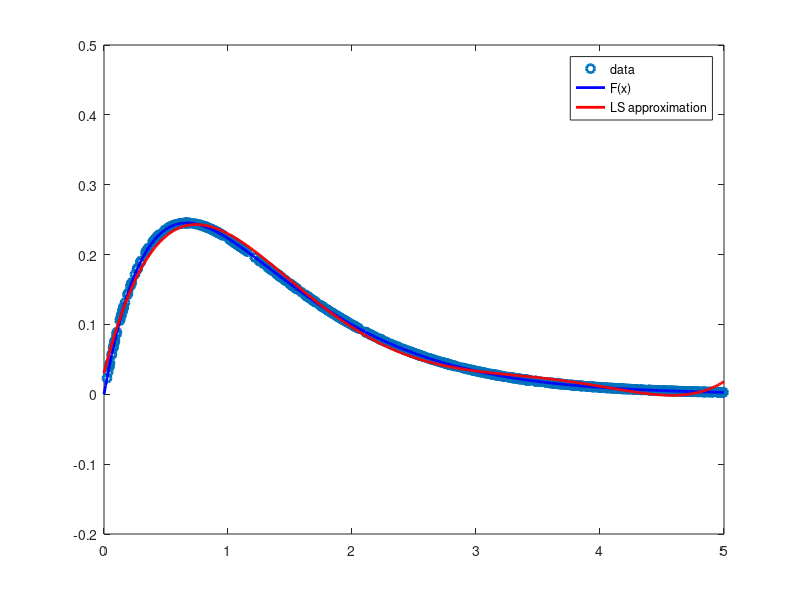

MATLAB code for this plot:
% % Script to explore least squares fitting %% Modify as needed.%% Created for UCLA Math 151B Winter 2019 %% Version 2/28/2019%%%%%%%%%%%%%%%%%%%%%%%%%%%%%%%%%%%%%%%%%%%%%%%%%%%%%%%%%%%%%%%%%%%%                    Input parameters %%%%%%%%%%%%%%%%%%%%%%%%%%%%%%%%%%%%%%%%%%%%%%%%%%%%%%%%%%%%%%%%%%%format long%format long em          = 600;           % Number of data pointsmStar      = 400;          % Number of equispaced data points to evaluate fitpolyDegree = 5;            % Maximal poly degree used for fit.                            % polyDegree must be less than 14%%%%%%%%%%%%%%%%%%%%%%%%%%%%%%%%%%%%%%%%%%%%%%%%%%%%%%%%%%%%%%%%%%%%                    Data Creation %%%%%%%%%%%%%%%%%%%%%%%%%%%%%%%%%%%%%%%%%%%%%%%%%%%%%%%%%%%%%%%%%%%% Target function (used to create synthetic data)F  = @(x)x.*exp(-1.5*x);  %F  = @(x)x.^(0.5);  %F  = @(x)(1.0)./(1.0 + 10.0.*x.^2);  fprintf('Test Function \n');fprintf('%s \n\n',func2str(F));xMin = 0.0;xMax = 5.0;%% Create sorted, uniformly distributed random numbers in [xMin,xMax]% to be the sample ordinates. %% Setting the seed of the random number generator so the % random numbers are the same each time the script is run%rand('seed',314159);x = sort(rand(m,1))*(xMax-xMin) + xMin;% Create data y = F(x);                 %%%%%%%%%%%%%%%%%%%%%%%%%%%%%%%%%%%%%%%%%%%%%%%%%%%%%%%%%%%%%%%%%%%plot(x,y,'o','Linewidth',2);hold on% Now plot the target function at mStar uniformly spaced set % of points xStar%mStar = 8.0*m;xStar = linspace(xMin,xMax,mStar)';plot(xStar,F(xStar),'b','Linewidth',2);%%%%%%%%%%%%%%%%%%%%%%%%%%%%%%%%%%%%%%%%%%%%%%%%%%%%%%%%%%%%%%%%%%%%    Specification of functions be used for the fit %%%%%%%%%%%%%%%%%%%%%%%%%%%%%%%%%%%%%%%%%%%%%%%%%%%%%%%%%%%%%%%%%%%%% Create a cell array of monomials in the variable x to be used for % the fit. I'm adding parenthesis about each function so I don't have to% worry about spaces in the function specification. The "." in the % specification of the power allows these functions to be applied to % a vector of values. %monomials = { (@(x) x.^0),  (@(x) x.^1),  (@(x) x.^2), ...              (@(x) x.^3),  (@(x) x.^4),  (@(x) x.^5), ...              (@(x) x.^6),  (@(x) x.^7),  (@(x) x.^8), ...              (@(x) x.^9),  (@(x) x.^10), (@(x) x.^11), ...              (@(x) x.^12), (@(x) x.^13), (@(x) x.^14)};         % Create a list of functions, the first in the list being % monomials up to degree polyDegree    p = polyDegree+1;for i = 1:p  phi{i} = monomials{i};end% Add in extra functions by incrementing p, and then assigning% phi{p} to the function%%%p = p+1;%phi{p} = @(x) exp(-1.0.*x);%   fprintf('Functions used in fit \n');for i = 1:p  fprintf('%s \n',func2str(phi{i}));end% Construct over determined set of equations using this % list of functions A   = zeros(m,p);c   = zeros(p,1);for j = 1:p  A(:,j) = phi{j}(x)';end% Obtain the least squares solution using the \ commandfprintf('\nCoefficients of fit \n');c = A\y%% Evaluate and plot the approximation at a uniformly spaced set% set of points%yStar = zeros(mStar,1);for j = 1:pyStar = yStar + c(j)*phi{j}(xStar);endplot(xStar,yStar,'r','Linewidth',2);legend('data','F(x)','LS approximation');% Set axis, so it doesn't change for different experiments axis([xMin,xMax,-.2,.5]);% Evaluate the RMS size of the residual of the least squares % solution of the linear system of equations, and the residual of the% fit at a uniformly spaced set of points normY         = (1/sqrt(m))*norm(y,2);lsResidual    = (1/sqrt(m))*norm(y-A*c,2)/normYnormYstar     = (1/sqrt(mStar))*norm(yStar,2);starResidual  = (1/sqrt(mStar))*norm(yStar - F(xStar),2)/normYstarhold off 